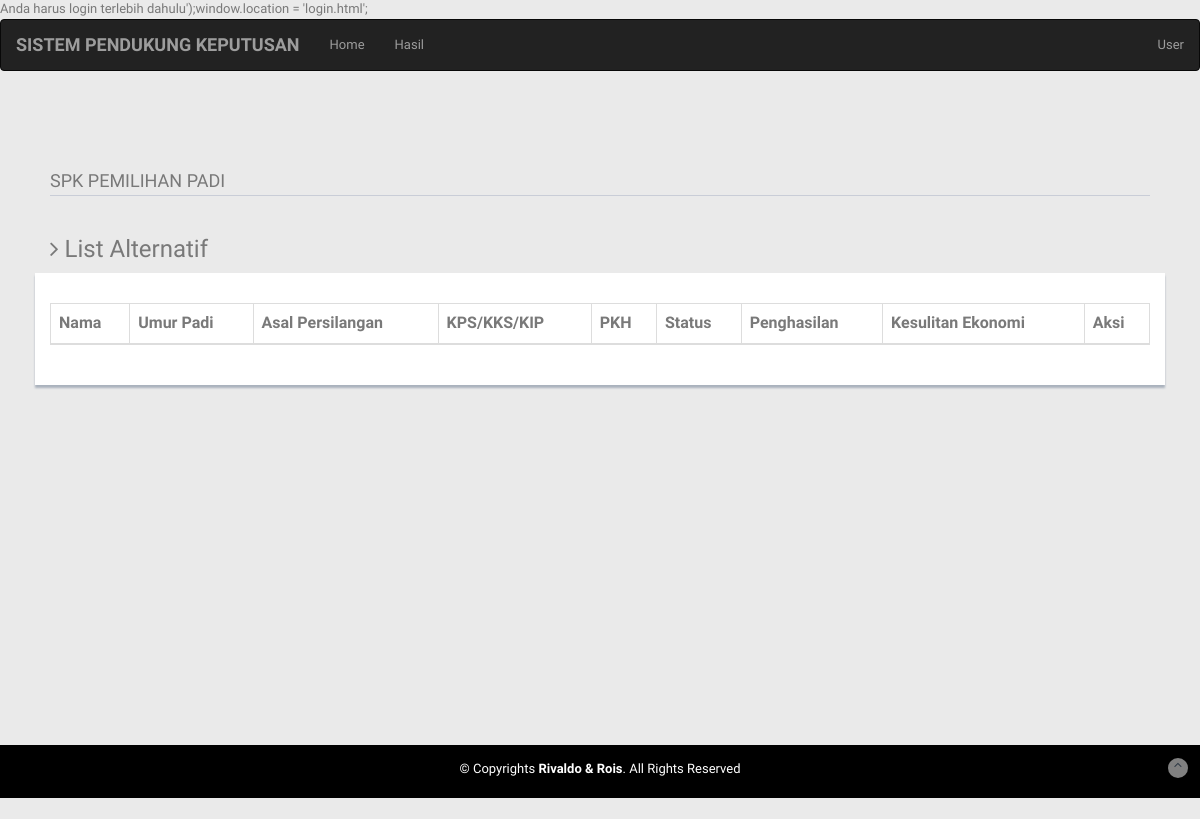
The page /index.php?module=list_alternatif on the database as committed earlier.
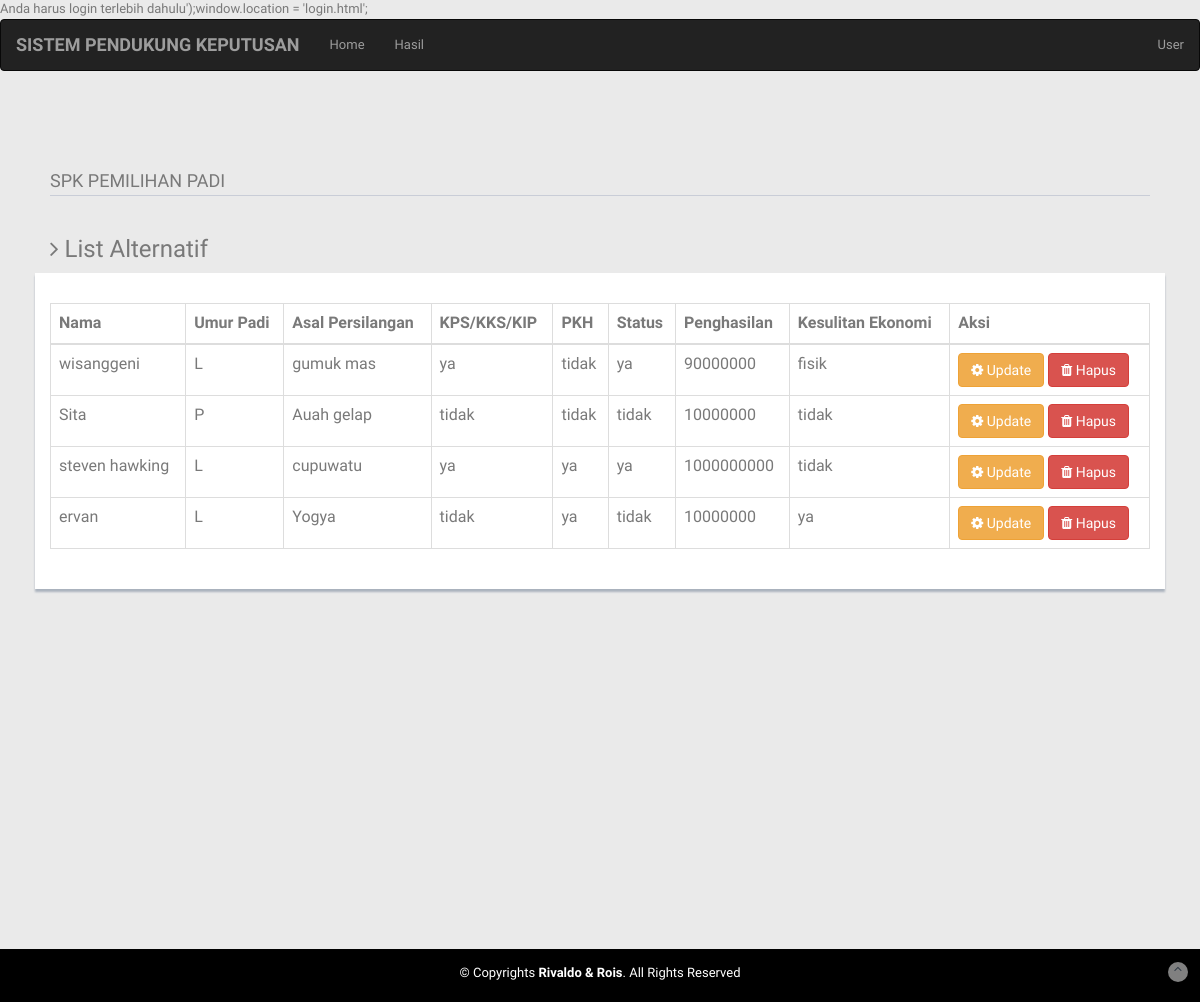
The same page on the database as committed later.
### tables this page shows
CREATE TABLE `tabel_kriteria` (
  `id_kriteria` int(10) NOT NULL,
  `kriteria` text NOT NULL,
  `type` varchar(10) NOT NULL,
  `bobot` float NOT NULL
);

CREATE TABLE `tabel_alternatif` (
  `id_siswa` int(100) NOT NULL,
  `nama` text NOT NULL,
  `jenis_kelamin` text NOT NULL,
  `alamat` text NOT NULL,
  `KPS` varchar(5) NOT NULL,
  `PKH` varchar(5) NOT NULL,
  `status` varchar(5) NOT NULL,
  `penghasilan` bigint(20) NOT NULL,
  `ekonomi` varchar(20) NOT NULL
);

### pages/alternatif/list_alternatif.php (the view)
<h3><i class="fa fa-angle-right"></i> List Alternatif</h3>
<div class="row mb">
  <div class="content-panel">
    <div class="adv-table" style="padding: 15px;">
      <table cellpadding="0" cellspacing="0" border="0" class="display table table-bordered" id="myDataTables">
        <thead>
          <tr>
            <th>Nama</th>
            <th>Umur Padi</th>
            <th>Asal Persilangan</th>
  <?php
  $sqlNamakriteria = "SELECT * FROM tabel_kriteria ORDER BY id_kriteria ASC";
  $resultNamaKriteria = mysqli_query($koneksi, $sqlNamakriteria);
      while ($hasilNamaKriteria = mysqli_fetch_assoc($resultNamaKriteria)) {
  ?>
            <th><?=$hasilNamaKriteria['kriteria']?></th>
  <?php
  }
  ?>
            <th>Aksi</th>
          </tr>
        </thead>
        <tbody>
  <?php
  $sql = "SELECT * FROM tabel_alternatif";
  $result = mysqli_query($koneksi, $sql);
      while ($row = mysqli_fetch_assoc($result)) {
  ?>
          <tr class="gradeX">
            <td><?=$row['nama']?></td>
            <td><?=$row['jenis_kelamin']?></td>
            <td><?=$row['alamat']?></td>
            <td><?=$row['KPS']?></td>
            <td><?=$row['PKH']?></td>
            <td><?=$row['status']?></td>
            <td><?=$row['penghasilan']?></td>
            <td><?=$row['ekonomi']?></td>
            <td class="hidden-phone">
                <a href="index.php?module=update_siswa&id_siswa=<?=$row['id_siswa']?>"><button type="button" class="btn btn-warning"><i class="fa fa-cog"></i> Update</button></a>
                <a href="index.php?module=hapus_siswa&id_siswa=<?=$row['id_siswa']?>"><button type="button" class="btn btn-danger"><i class="fa fa-trash"></i> Hapus</button></a>
            </td>
          </tr>
  <?php
      }
  ?>
        </tbody>
      </table>
    </div>
  </div>
</div>

### index.php (shortened to what this page needs)
<?php
include "lib/koneksi.php";
?>
<!DOCTYPE html>
<html lang="en">
<head>
  <link href="lib/bootstrap/css/bootstrap.min.css" rel="stylesheet">
  <link href="lib/font-awesome/css/font-awesome.css" rel="stylesheet" />
  <link rel="stylesheet" type="text/css" href="css/zabuto_calendar.css">
  <link rel="stylesheet" type="text/css" href="lib/gritter/css/jquery.gritter.css" />
  <link href="css/style.css" rel="stylesheet">
  <link href="css/style-responsive.css" rel="stylesheet">
  <link rel="stylesheet" type="text/css" href="https://cdn.datatables.net/1.10.20/css/jquery.dataTables.css">
</head>
<body>
  <section id="container">
      <header>
      <nav class="navbar navbar-inverse">
        <div class="container-fluid">
          <div class="navbar-header">
              <a href="#" class="navbar-brand"><b>SISTEM PENDUKUNG <span> KEPUTUSAN</span></b></a>
          </div>
      <?php if($_SESSION['namauser']=='admin'){?>
            <ul class="nav navbar-nav">
              <li><a href="index.php?module=home">Home</a></li>
              <li><a href="index.php?module=list_kriteria">Kriteria</a></li>
              <li class="dropdown">
                <a href="#" data-toggle="dropdown" class="dropdown-toggle">Alternatif
                  <span class="caret"></span></a>
                  <ul class="dropdown-menu">
                    <li><a href="index.php?module=list_alternatif">List Alternatif</a></li>
                    <li><a href="index.php?module=tambah_alternatif">Tambah Alternatif</a></li>
                    <li><a href="index.php?module=hapus_semua_alternatif">Hapus Semua Alternatif</a></li>
                  </ul>
              </li>
              <li><a href="index.php?module=hitung">Hitung</a></li>
              <li><a href="index.php?module=list_hasil">Hasil</a></li>
            </ul>
            <ul class="nav navbar-nav navbar-right">
              <li class="dropdown">
                <a href="#" data-toggle="dropdown" class="dropdown-toggle">Admin
                  <span class="caret"></span></a>
                  <ul class="dropdown-menu">
                    <li><a href="logout.php" class="logout">Logout</a></li>
                  </ul>
              </li>
            </ul>
      <?php } else {?>
            <ul class="nav navbar-nav">
              <li><a href="index.php?module=home">Home</a></li>
              <li><a href="index.php?module=list_hasil">Hasil</a></li>
            </ul>
            <ul class="nav navbar-nav navbar-right">
            <li class="dropdown">
                <a href="#" data-toggle="dropdown" class="dropdown-toggle">User
                </a>
              </li>
            </ul>
      <?php } ?>
      </div>
    </nav>
    </header>
    <section id="main-content">
      <section class="wrapper">
        <div class="row">
          <div class="col-lg-12 main-chart" style="padding-left: 50px;padding-right: 50px;">
            <div class="border-head">
              <h3>SPK PEMILIHAN PADI</h3>
            </div>
            <?php
            if ($_GET['module'] == 'home') {
                include "pages/home/home.php";
            } elseif ($_GET['module'] == 'list_kriteria') {
                include "pages/kriteria/list_kriteria.php";
            } elseif ($_GET['module'] == 'tambah_kriteria') {
                include "pages/kriteria/tambah_kriteria.php";
            } elseif ($_GET['module'] == 'update_kriteria') {
                include "pages/kriteria/update_kriteria.php";
            } elseif ($_GET['module'] == 'list_alternatif') {
                include "pages/alternatif/list_alternatif.php";
            } elseif ($_GET['module'] == 'tambah_alternatif') {
                include "pages/alternatif/tambah_alternatif.php";
            } elseif ($_GET['module'] == 'update_alternatif') {
              include "pages/alternatif/update_alternatif.php";
            }elseif ($_GET['module'] == 'hapus_alternatif') {
              include "pages/alternatif/aksi_hapus.php";
            }elseif ($_GET['module'] == 'hapus_semua_alternatif') {
              include "pages/alternatif/aksi_hapus_semua.php";
            }elseif ($_GET['module'] == 'list_hasil') {
              include "pages/hasil/list_hasil.php";
            }elseif ($_GET['module'] == 'hitung') {
              include "pages/hasil/hitung.php";
            }elseif ($_GET['module'] == 'list_detail_alternatif') {
              include "pages/hasil/list_alternatif.php";
            }elseif ($_GET['module'] == 'hapus_hasil') {
              include "pages/hasil/aksi_hapus.php";
            }elseif ($_GET['module'] == 'hapus_hasil_alternatif') {
              include "pages/hasil/aksi_hapus_hasil_alternatif.php";
            }
             else {
                 include "pages/home/home.php";
            }
            ?>
          </div>
        </div>
      </section>
    </section>
    <footer class="site-footer" style="margin-top: 40vh;">
      <div class="text-center">
        <p>
          &copy; Copyrights <strong>Rivaldo & Rois</strong>. All Rights Reserved
        </p>
        <a href="index.html#" class="go-top">
          <i class="fa fa-angle-up"></i>
          </a>
      </div>
    </footer>
  </section>
</body>
</html>

### css/style.css (style rules this page uses)
body { color: #797979; background: #eaeaea; font-family: 'Ruda', sans-serif; padding: 0px !important; margin: 0px !important; font-size:13px; }
ul li { list-style: none; }
a, a:hover, a:focus { text-decoration: none; outline: none; }
#container { width: 100%; height: 100%; }
.mb { margin-bottom: 25px; }
#main-content { margin: 0 auto; }
.wrapper { display: inline-block; margin-top: 60px; padding-left: 15px; padding-right: 15px; padding-bottom: 15px; padding-top: 0px; width: 100%; }
.main-chart { padding-top: 20px; }
.border-head h3 { border-bottom: 1px solid #c9cdd7; margin-top: 0; margin-bottom: 20px; padding-bottom: 5px; font-weight: normal; font-size: 18px; display: inline-block; width: 100%; font-weight: 300; }
.content-panel { background: #ffffff; box-shadow: 0px 3px 2px #aab2bd; padding-top: 15px; padding-bottom: 5px; }
.site-footer { background: #000000; color: #fff; padding: 15px 0; }
.site-footer p { margin-bottom: 5px; }
.go-top { margin-right: 1%; margin-top: -25px; float: right; background: rgba(255,255,255,.5); width: 20px; height: 20px; border-radius: 50%; -webkit-border-radius: 50%; }
.go-top i { color: #2A3542; }

Rows that differ between the two databases and show on the page:
added tabel_alternatif: nama "wisanggeni", jenis_kelamin "L", alamat "gumuk mas", KPS "ya", PKH "tidak", status "ya", penghasilan "90000000", ekonomi "fisik"
added tabel_alternatif: nama "Sita", jenis_kelamin "P", alamat "Auah gelap", KPS "tidak", PKH "tidak", status "tidak", penghasilan "10000000", ekonomi "tidak"
added tabel_alternatif: nama "steven hawking", jenis_kelamin "L", alamat "cupuwatu", KPS "ya", PKH "ya", status "ya", penghasilan "1000000000", ekonomi "tidak"
added tabel_alternatif: nama "ervan", jenis_kelamin "L", alamat "Yogya", KPS "tidak", PKH "ya", status "tidak", penghasilan "10000000", ekonomi "ya"
